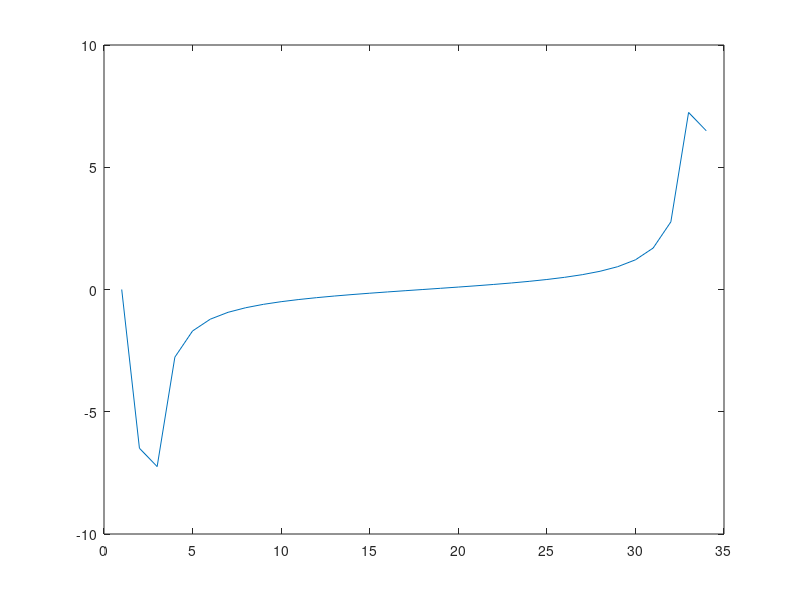

MATLAB code to generate this figure:
clear;clf;clc;
order=16;interval=[-pi,pi];
n=2*order+1;
x=linspace(-pi,pi,n+1);
f=x.^2.*cos(x);
x=fft(f)
plot(imag(x))